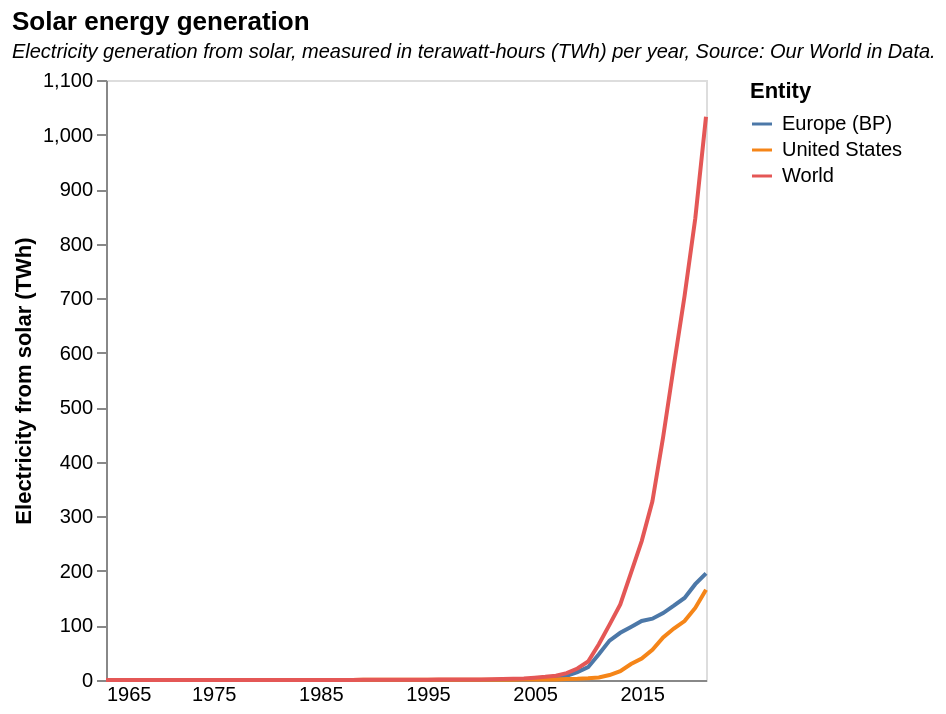

Here is the Vega-Lite specification saved for this chart:
### Vega-Lite specification from a JSON file in a GitHub repository (floating-point values rounded to 4 significant figures; data arrays with more than 128 entries replaced by an {"elided": "..."} marker saying what was removed)
{"$schema": "https://vega.github.io/schema/vega-lite/v5.json", "title": {"text": "Solar energy generation", "subtitle": "Electricity generation from solar, measured in terawatt-hours (TWh) per year, Source: Our World in Data.", "subtitleFontSize": 10, "subtitleFontStyle": "italic", "anchor": "start"}, "data": {"values": {"elided": "171 records"}}, "height": 300, "width": 300, "mark": {"type": "line", "point": false}, "encoding": {"x": {"field": "Year", "type": "temporal", "axis": {"grid": false, "title": null, "ticks": false}}, "y": {"field": "Electricity from solar (TWh)", "type": "quantitative", "axis": {"grid": false}}, "color": {"field": "Entity", "type": "nominal"}}}
